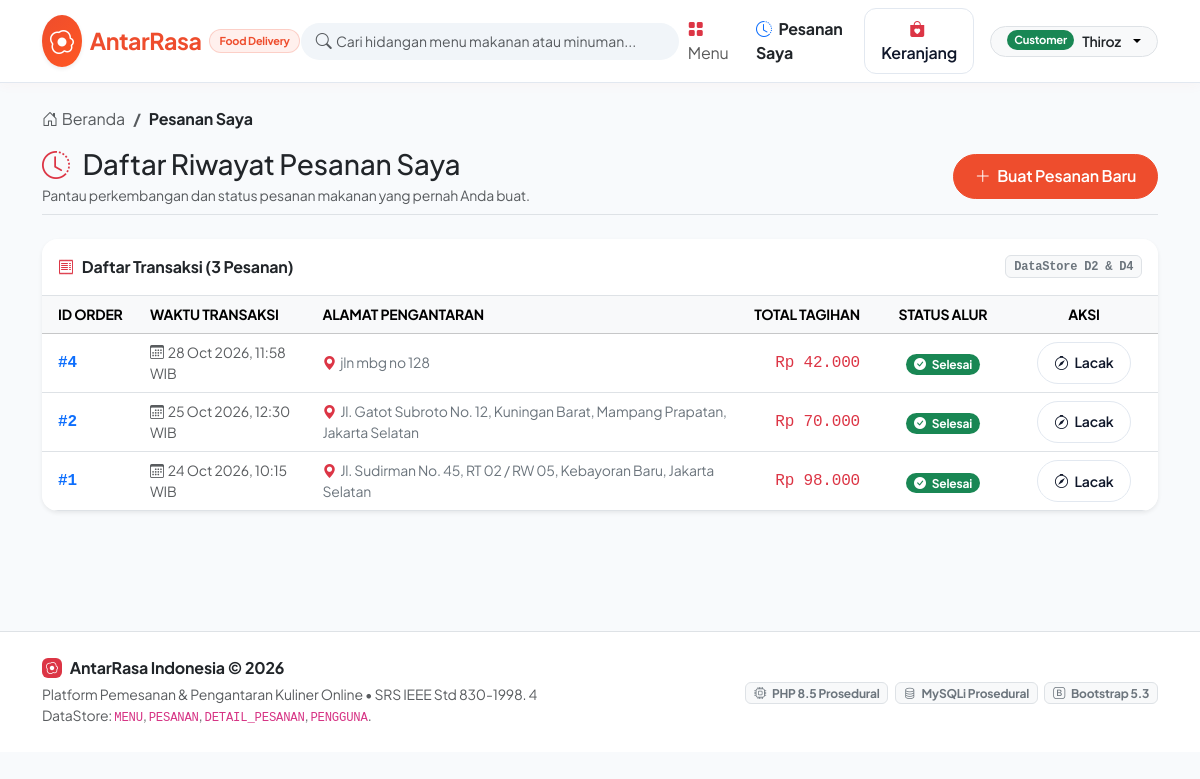
Page /riwayat.php (signed in) on the committed database.
### tables this page shows
CREATE TABLE `pesanan` (
  `id_pesanan` int(11) NOT NULL AUTO_INCREMENT,
  `id_pengguna` int(11) DEFAULT NULL,
  `tanggal_pesanan` datetime NOT NULL DEFAULT current_timestamp(),
  `alamat_pengiriman` text NOT NULL,
  `total_harga` decimal(12,2) NOT NULL,
  `status_pesanan` varchar(30) NOT NULL DEFAULT 'Menunggu',
  PRIMARY KEY (`id_pesanan`),
  KEY `fk_pesanan_pengguna` (`id_pengguna`),
  CONSTRAINT `fk_pesanan_pengguna` FOREIGN KEY (`id_pengguna`) REFERENCES `pengguna` (`id_pengguna`) ON DELETE SET NULL ON UPDATE CASCADE
);

### includes/functions_auth.php (called while the page is built, shortened)
<?php
function ambil_pengguna_login(): ?array
{
    if (isset($_SESSION['pengguna']) && is_array($_SESSION['pengguna'])) {
        return $_SESSION['pengguna'];
    }
    return null;
}

### includes/functions_order.php (called while the page is built, shortened)
<?php
function ambil_semua_pesanan($conn, int $limit = 50, ?string $status_filter = null, ?int $id_pengguna = null): array
{
    $daftar = [];
    $sql = "SELECT p.id_pesanan, p.id_pengguna, p.tanggal_pesanan, p.alamat_pengiriman,
                   p.total_harga, p.status_pesanan,
                   u.nama_lengkap AS nama_pemesan, u.username AS username_pemesan
            FROM PESANAN p
            LEFT JOIN PENGGUNA u ON p.id_pengguna = u.id_pengguna";
    $conditions = [];
    $params = [];
    $types = "";
    if ($id_pengguna !== null && $id_pengguna > 0) {
        $conditions[] = "p.id_pengguna = ?";
        $params[] = $id_pengguna;
        $types .= "i";
    }
    if (!empty($conditions)) {
        $sql .= " WHERE " . implode(" AND ", $conditions);
    }
    $sql .= " ORDER BY p.id_pesanan DESC LIMIT ?";
    $params[] = $limit;
    $types .= "i";
    $stmt = mysqli_prepare($conn, $sql);
    mysqli_stmt_bind_param($stmt, $types, ...$params);
    mysqli_stmt_execute($stmt);
    $hasil = mysqli_stmt_get_result($stmt);
    if ($hasil !== false) {
        $daftar = mysqli_fetch_all($hasil, MYSQLI_ASSOC);
    }
    return $daftar;
}
function e(mixed $nilai): string
{
    return htmlspecialchars((string) ($nilai ?? ''), ENT_QUOTES, 'UTF-8');
}
function format_rupiah(float $nominal): string
{
    return 'Rp ' . number_format($nominal, 0, ',', '.');
}
function dapatkan_info_status(string $status): array
{
    return match ($status) {
        'Menunggu' => [
            'class' => 'bg-warning text-dark',
            'badge' => 'warning',
            'label' => 'Menunggu Pembayaran',
            'icon'  => 'bi-hourglass-split',
            'step'  => 1
        ],
        'Diproses' => [
            'class' => 'bg-info text-dark',
            'badge' => 'info',
            'label' => 'Diproses Restoran',
            'icon'  => 'bi-fire',
            'step'  => 2
        ],
        'Dikirim' => [
            'class' => 'bg-primary text-white',
            'badge' => 'primary',
            'label' => 'Sedang Dikirim Driver',
            'icon'  => 'bi-bicycle',
            'step'  => 3
        ],
        'Selesai' => [
            'class' => 'bg-success text-white',
            'badge' => 'success',
            'label' => 'Pesanan Selesai',
            'icon'  => 'bi-check-circle-fill',
            'step'  => 4
        ],
        default => [
            'class' => 'bg-secondary text-white',
            'badge' => 'secondary',
            'label' => $status,
            'icon'  => 'bi-question-circle',
            'step'  => 0
        ]
    };
}

### riwayat.php (the view, shortened to what this page needs)
<?php
require_once __DIR__ . '/config/database.php';
require_once __DIR__ . '/includes/functions_auth.php';
require_once __DIR__ . '/includes/functions_order.php';
$pengguna = ambil_pengguna_login();
$peran = $pengguna['peran'] ?? null;
$id_user = $pengguna['id_pengguna'] ?? null;
$filter_id_pengguna = ($peran === 'customer') ? $id_user : null;
$daftar_pesanan = ambil_semua_pesanan($conn, 50, null, $filter_id_pengguna);
require_once __DIR__ . '/includes/header.php';
?>
<div class="mb-3">
    <nav aria-label="breadcrumb">
        <ol class="breadcrumb mb-0 small">
            <li class="breadcrumb-item"><a href="index.php" class="text-decoration-none text-muted"><i class="bi bi-house-door me-1"></i>Beranda</a></li>
            <li class="breadcrumb-item active fw-bold text-dark" aria-current="page"><?= ($peran === 'customer') ? 'Pesanan Saya' : 'Riwayat Transaksi' ?></li>
        </ol>
    </nav>
</div>
<div class="d-flex flex-wrap justify-content-between align-items-center mb-4 pb-2 border-bottom">
    <div>
        <h3 class="fw-extrabold mb-1 text-dark">
            <i class="bi bi-clock-history text-danger me-2"></i>
            <?= ($peran === 'customer') ? 'Daftar Riwayat Pesanan Saya' : 'Semua Riwayat Transaksi Pesanan' ?>
        </h3>
        <p class="text-muted small mb-0">
            <?= ($peran === 'customer')
                ? 'Pantau perkembangan dan status pesanan makanan yang pernah Anda buat.'
                : 'Daftar seluruh transaksi yang tercatat pada DataStore D2 (PESANAN) dan terhubung ke D4 (PENGGUNA).' ?>
        </p>
    </div>
    <a href="index.php" class="btn btn-primary-custom rounded-pill mt-2 mt-sm-0">
        <i class="bi bi-plus-lg me-1"></i> Buat Pesanan Baru
    </a>
</div>
<?php if (empty($daftar_pesanan)): ?>
    <div class="card shadow-sm border-0 rounded-4 text-center py-5 my-4 bg-white">
        <div class="card-body py-5">
            <div class="p-3 bg-light text-muted rounded-circle d-inline-flex mb-3">
                <i class="bi bi-journal-x fs-1"></i>
            </div>
            <h4 class="fw-extrabold text-dark">Belum Ada Transaksi Pemesanan</h4>
            <p class="text-muted mx-auto mb-4" style="max-width: 480px;">
                <?= ($peran === 'customer')
                    ? 'Anda belum pernah membuat pesanan di akun ini. Buka katalog menu dan nikmati aneka hidangan lezat!'
                    : 'Belum ada transaksi pemesanan yang tercatat di sistem.' ?>
            </p>
            <a href="index.php" class="btn btn-primary-custom px-4 py-2 rounded-pill shadow-sm">
                <i class="bi bi-grid-fill me-2"></i> Buka Katalog Menu
            </a>
        </div>
    </div>
<?php else: ?>
    <div class="card shadow-sm border-0 rounded-4 overflow-hidden mb-5 bg-white">
        <div class="card-header bg-white py-3 border-bottom d-flex justify-content-between align-items-center">
            <div class="fw-bold text-dark fs-6">
                <i class="bi bi-receipt text-danger me-2"></i>Daftar Transaksi (<?= count($daftar_pesanan) ?> Pesanan)
            </div>
            <span class="badge bg-light text-secondary border font-monospace">DataStore D2 &amp; D4</span>
        </div>
        <div class="table-responsive">
            <table class="table align-middle table-hover mb-0">
                <thead class="table-light small text-uppercase text-muted">
                    <tr>
                        <th class="ps-3" style="width: 100px;">ID Order</th>
                        <th style="min-width: 150px;">Waktu Transaksi</th>
                        <th style="min-width: 250px;">Alamat Pengantaran</th>
                        <th class="text-end" style="min-width: 130px;">Total Tagihan</th>
                        <th class="text-center" style="min-width: 150px;">Status Alur</th>
                        <th class="text-center pe-3" style="width: 140px;">Aksi</th>
                    </tr>
                </thead>
                <tbody>
                    <?php foreach ($daftar_pesanan as $order): ?>
                        <?php
                            $id = (int) $order['id_pesanan'];
                            $status = (string) $order['status_pesanan'];
                            $info_st = dapatkan_info_status($status);
                        ?>
                        <tr>
                            <td class="ps-3 fw-bold font-monospace text-primary">#<?= $id ?></td>
                            <td class="small text-muted">
                                <i class="bi bi-calendar3 me-1"></i><?= date('d M Y, H:i', strtotime((string) $order['tanggal_pesanan'])) ?> WIB
                            </td>
                            <td class="small text-secondary">
                                <i class="bi bi-geo-alt-fill text-danger me-1"></i><?= e(mb_strimwidth((string)$order['alamat_pengiriman'], 0, 75, '...')) ?>
                            </td>
                            <td class="text-end fw-extrabold font-monospace text-danger">
                                <?= format_rupiah((float) $order['total_harga']) ?>
                            </td>
                            <td class="text-center">
                                <span class="badge <?= $info_st['class'] ?> px-2 py-1 rounded-pill small">
                                    <i class="bi <?= $info_st['icon'] ?> me-1"></i> <?= e($status) ?>
                                </span>
                            </td>
                            <td class="text-center pe-3">
                                <?php if ($status === 'Menunggu'): ?>
                                    <a href="pembayaran.php?id=<?= $id ?>" class="btn btn-sm btn-warning rounded-pill px-3 fw-bold text-dark shadow-sm">
                                        <i class="bi bi-wallet2 me-1"></i> Bayar
                                    </a>
                                <?php else: ?>
                                    <a href="status.php?id=<?= $id ?>" class="btn btn-sm btn-outline-custom rounded-pill px-3">
                                        <i class="bi bi-compass me-1"></i> Lacak
                                    </a>
                                <?php endif; ?>
                            </td>
                        </tr>
                    <?php endforeach; ?>
                </tbody>
            </table>
        </div>
    </div>
<?php endif; ?>
<?php
require_once __DIR__ . '/includes/footer.php';
?>

### assets/css/style.css (style rules this page uses)
:root { --cf-primary: #ee4d2d; --cf-primary-dark: #d73211; --cf-primary-light: #fff0ed; --cf-secondary: #ff5722; --cf-green: #00aa13; --cf-green-light: #e8f9eb; --mb-primary: #4f46e5; --mb-primary-dark: #3730a3; --mb-primary-light: #eef2ff; --mb-accent: #0ea5e9; --mb-warning: #f59e0b; --dr-dark: #0f172a; --dr-surface: #1e293b; --dr-green: #10b981; --dr-green-glow: rgba(16, 185, 129, 0.35); --dr-accent: #38bdf8; --ad-sidebar: #0f172a; --ad-sidebar-hover: #1e293b; --ad-sidebar-active: #334155; --ad-primary: #6366f1; --ad-border: #e2e8f0; --bg-main: #f8fafc; --text-heading: #0f172a; --text-body: #334155; --text-muted: #64748b; --card-bg: #ffffff; --border-color: #e2e8f0; --shadow-sm: 0 1px 3px rgba(0, 0, 0, 0.05); --shadow-md: 0 4px 15px rgba(0, 0, 0, 0.06); --shadow-lg: 0 10px 25px rgba(0, 0, 0, 0.08); }
body { font-family: 'Plus Jakarta Sans', system-ui, -apple-system, BlinkMacSystemFont, 'Segoe UI', Roboto, Helvetica, Arial, sans-serif; background-color: var(--bg-main); color: var(--text-body); min-height: 100vh; display: flex; flex-direction: column; letter-spacing: -0.2px; }
.btn-primary-custom { background-color: var(--cf-primary); border-color: var(--cf-primary); color: #ffffff; font-weight: 600; border-radius: 12px; padding: 0.6rem 1.3rem; transition: all 0.2s ease; }
.btn-outline-custom { border: 1px solid var(--border-color); background: #ffffff; color: var(--text-heading); font-weight: 600; border-radius: 12px; padding: 0.6rem 1.3rem; transition: all 0.2s ease; }

### rows in the picture
pesanan: id_pesanan "4", tanggal_pesanan "28 Oct 2026, 11:58", alamat_pengiriman "jln mbg no 128", total_harga "Rp 42.000", status_pesanan "Selesai"
pesanan: id_pesanan "2", tanggal_pesanan "25 Oct 2026, 12:30", alamat_pengiriman "Jl. Gatot Subroto No. 12, Kuningan Barat, Mampang Prapatan, Jakarta Selatan", total_harga "Rp 70.000", status_pesanan "Selesai"
pesanan: id_pesanan "1", tanggal_pesanan "24 Oct 2026, 10:15", alamat_pengiriman "Jl. Sudirman No. 45, RT 02 / RW 05, Kebayoran Baru, Jakarta Selatan", total_harga "Rp 98.000", status_pesanan "Selesai"

### other values in the picture
$pengguna_aktif['peran'] "Customer"
$pengguna_aktif['nama_lengkap'] "Thiroz"
count($daftar_pesanan) "3"
